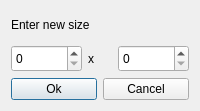
<?xml version="1.0" encoding="UTF-8"?>
<ui version="4.0">
 <class>dlgImageResize</class>
 <widget class="QDialog" name="dlgImageResize">
  <property name="geometry">
   <rect>
    <x>0</x>
    <y>0</y>
    <width>200</width>
    <height>111</height>
   </rect>
  </property>
  <property name="windowTitle">
   <string>Dialog</string>
  </property>
  <layout class="QVBoxLayout" name="verticalLayout">
   <item>
    <widget class="QLabel" name="mainLabel">
     <property name="text">
      <string>Enter new size</string>
     </property>
    </widget>
   </item>
   <item>
    <layout class="QHBoxLayout" name="horizontalLayout">
     <item>
      <widget class="QSpinBox" name="widthSpinBox">
       <property name="minimumSize">
        <size>
         <width>71</width>
         <height>27</height>
        </size>
       </property>
       <property name="maximumSize">
        <size>
         <width>71</width>
         <height>27</height>
        </size>
       </property>
       <property name="maximum">
        <number>10000</number>
       </property>
      </widget>
     </item>
     <item>
      <widget class="QLabel" name="xLabel">
       <property name="text">
        <string>x</string>
       </property>
      </widget>
     </item>
     <item>
      <widget class="QSpinBox" name="heightSpinBox">
       <property name="minimumSize">
        <size>
         <width>71</width>
         <height>27</height>
        </size>
       </property>
       <property name="maximumSize">
        <size>
         <width>71</width>
         <height>27</height>
        </size>
       </property>
       <property name="maximum">
        <number>10000</number>
       </property>
      </widget>
     </item>
    </layout>
   </item>
   <item>
    <layout class="QHBoxLayout" name="horizontalLayout_2">
     <item>
      <widget class="QPushButton" name="okButton">
       <property name="text">
        <string>Ok</string>
       </property>
      </widget>
     </item>
     <item>
      <widget class="QPushButton" name="cancelButton">
       <property name="text">
        <string>Cancel</string>
       </property>
      </widget>
     </item>
    </layout>
   </item>
  </layout>
 </widget>
 <resources/>
 <connections>
  <connection>
   <sender>okButton</sender>
   <signal>clicked()</signal>
   <receiver>dlgImageResize</receiver>
   <slot>accept()</slot>
   <hints>
    <hint type="sourcelabel">
     <x>52</x>
     <y>81</y>
    </hint>
    <hint type="destinationlabel">
     <x>97</x>
     <y>52</y>
    </hint>
   </hints>
  </connection>
  <connection>
   <sender>cancelButton</sender>
   <signal>clicked()</signal>
   <receiver>dlgImageResize</receiver>
   <slot>reject()</slot>
   <hints>
    <hint type="sourcelabel">
     <x>143</x>
     <y>81</y>
    </hint>
    <hint type="destinationlabel">
     <x>97</x>
     <y>52</y>
    </hint>
   </hints>
  </connection>
 </connections>
</ui>
